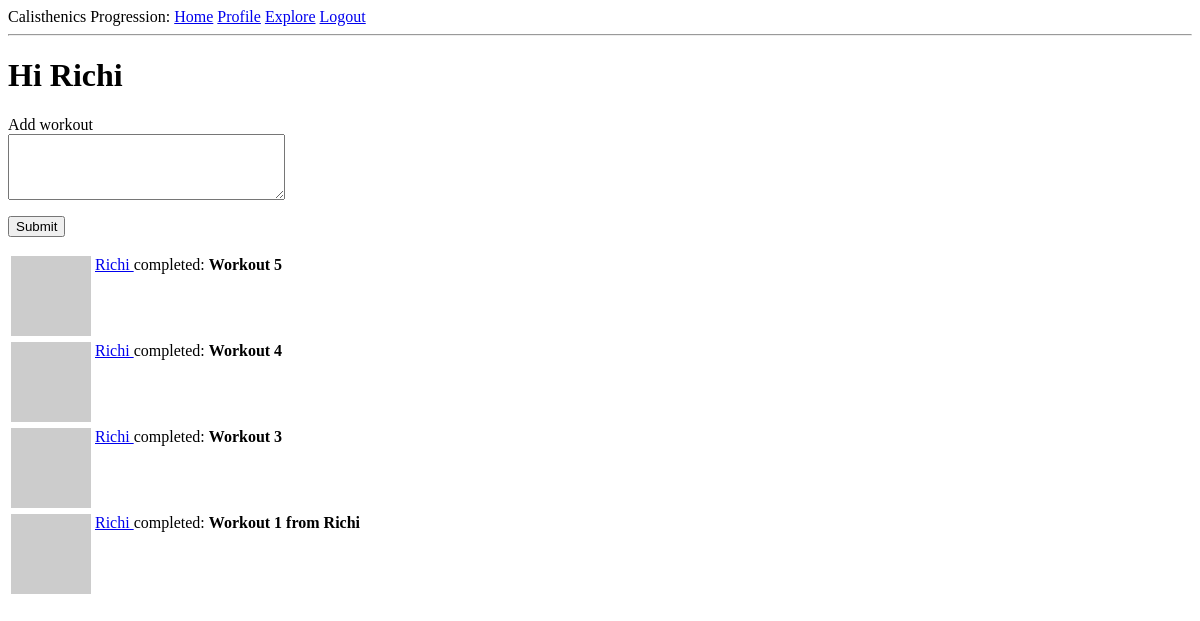
Before: /index (signed in) with the older database file.
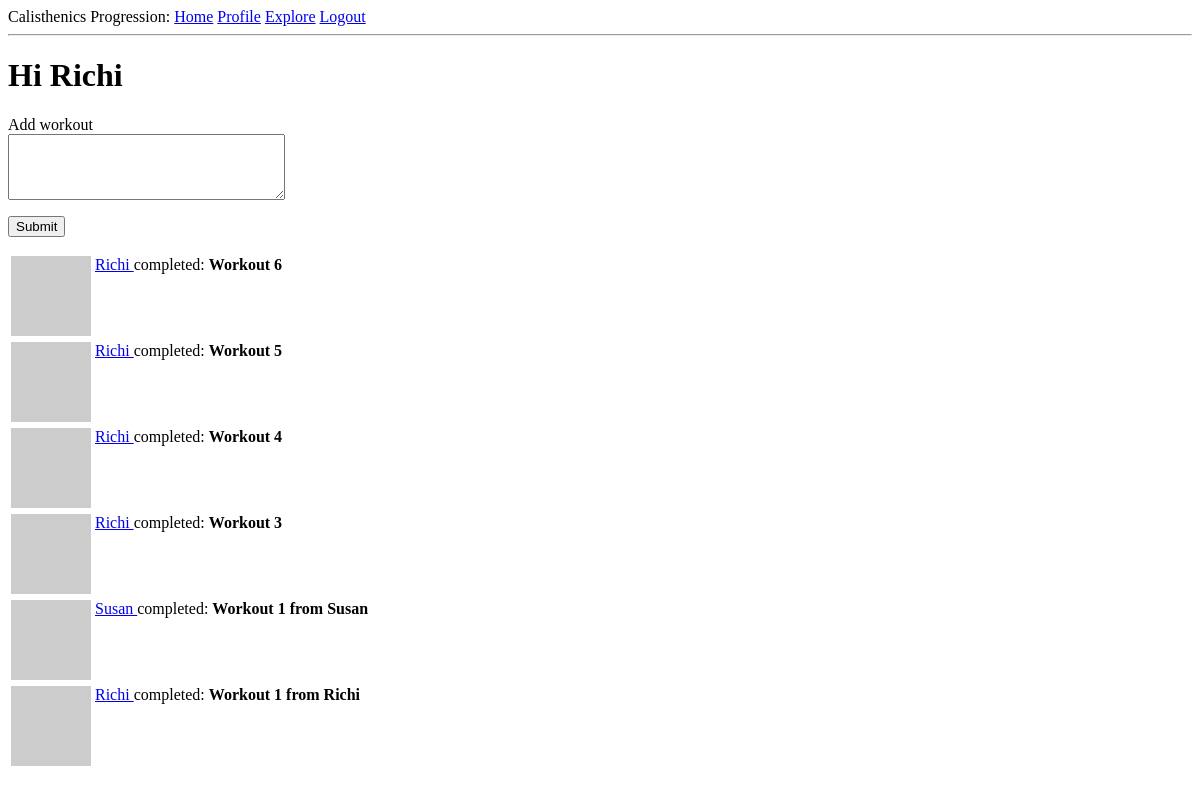
After: the same page with the newer database file.
### app/models.py (models this page shows, shortened)
class Workout(db.Model):
    id = db.Column(db.Integer, primary_key=True)
    title = db.Column(db.String(80), index=True)
    timestamp = db.Column(db.DateTime, index=True, default=datetime.utcnow)
    user_id = db.Column(db.Integer, db.ForeignKey('user.id'))

class User(UserMixin, db.Model):
    id = db.Column(db.Integer, primary_key=True)
    username = db.Column(db.String(64), index=True, unique=True)
    email = db.Column(db.String(120), index=True, unique=True)
    password_hash = db.Column(db.String(128))
    about_me = db.Column(db.String(280))
    last_seen = db.Column(db.DateTime, default=datetime.utcnow)
    followed = db.relationship(
        'User', secondary=followers,
        primaryjoin=(followers.c.follower_id == id),
        secondaryjoin=(followers.c.followed_id == id),
        backref=db.backref('followers', lazy='dynamic'), lazy='dynamic')
    workouts = db.relationship('Workout', backref='athlet', lazy='dynamic')
    def avatar(self, size):
        digest = md5(self.email.lower().encode('utf-8')).hexdigest()
        return 'https://www.gravatar.com/avatar/{}?d=identicon&s={}'.format(digest, size)
    def followed_workouts(self):
        followed = Workout.query.join(
            followers, (followers.c.followed_id == Workout.user_id)).filter(
                followers.c.follower_id == self.id)
        own = Workout.query.filter_by(user_id=self.id)
        return followed.union(own).order_by(Workout.timestamp.desc())

### app/routes.py (the view)
@app.route("/", methods=['GET', 'POST'] )
@app.route("/index", methods=['GET', 'POST'])
@login_required
def index():
    form = WorkoutForm()
    if form.validate_on_submit():
        workout = Workout(title=form.workout.data, athlet=current_user)
        db.session.add(workout)
        db.session.commit()
        flash('Your workout is now live!')
        return redirect(url_for('index'))
    page = request.args.get('page', 1, type=int)
    workouts = current_user.followed_workouts().paginate(page, app.config['WORKOUTS_PER_PAGE'], False)
    next_url = url_for('index', page=workouts.next_num) \
        if workouts.has_next else None
    prev_url = url_for('index', page=workouts.prev_num) \
        if workouts.has_prev else None
    return render_template('index.html', title='Home', form=form, workouts=workouts.items, next_url=next_url, prev_url=prev_url)

### app/forms.py
class WorkoutForm(FlaskForm):
    workout = TextAreaField('Add workout', validators=[DataRequired(), Length(min=1, max=140)])
    submit = SubmitField('Submit')

### app/models.py (called while the page is built)
@login.user_loader
def load_user(id):
    return User.query.get(int(id))

### app/routes.py (called while the page is built)
@app.before_request
def before_request():
    if current_user.is_authenticated:
        current_user.last_seen = datetime.utcnow()
        db.session.commit()

### app/templates/index.html (shortened to what this page needs)
{% extends "base.html" %}
{% block content %}
    <h1>Hi {{ current_user.username }}</h1>
    {% if form %}
    <form action="" method="POST">
        <p>
            {{ form.workout.label }}<br>
            {{form.workout(cols=32, rows=4) }}<br>
        </p>
        <p>{{ form.submit() }}</p>
    </form>
    {% endif %}
    {% for workout in workouts %}
        {% include '_workout.html' %}
    {% endfor %}
{% endblock %}

### app/templates/_workout.html
<table>
        <tr valign="top">
            <td><img src="{{ workout.athlet.avatar(36) }}"></td>
            <td>
                <a href="{{ url_for('user', username=workout.athlet.username) }}">
                    {{ workout.athlet.username }}
                </a>
                completed: <b>{{ workout.title }}
            </td>
        </tr>
    </table>

Changed rows visible on the page:
added Workout: athlet.username "Richi", title "Workout 6"
now on this page (row unchanged): Workout: athlet.username "Susan", title "Workout 1 from Susan"
